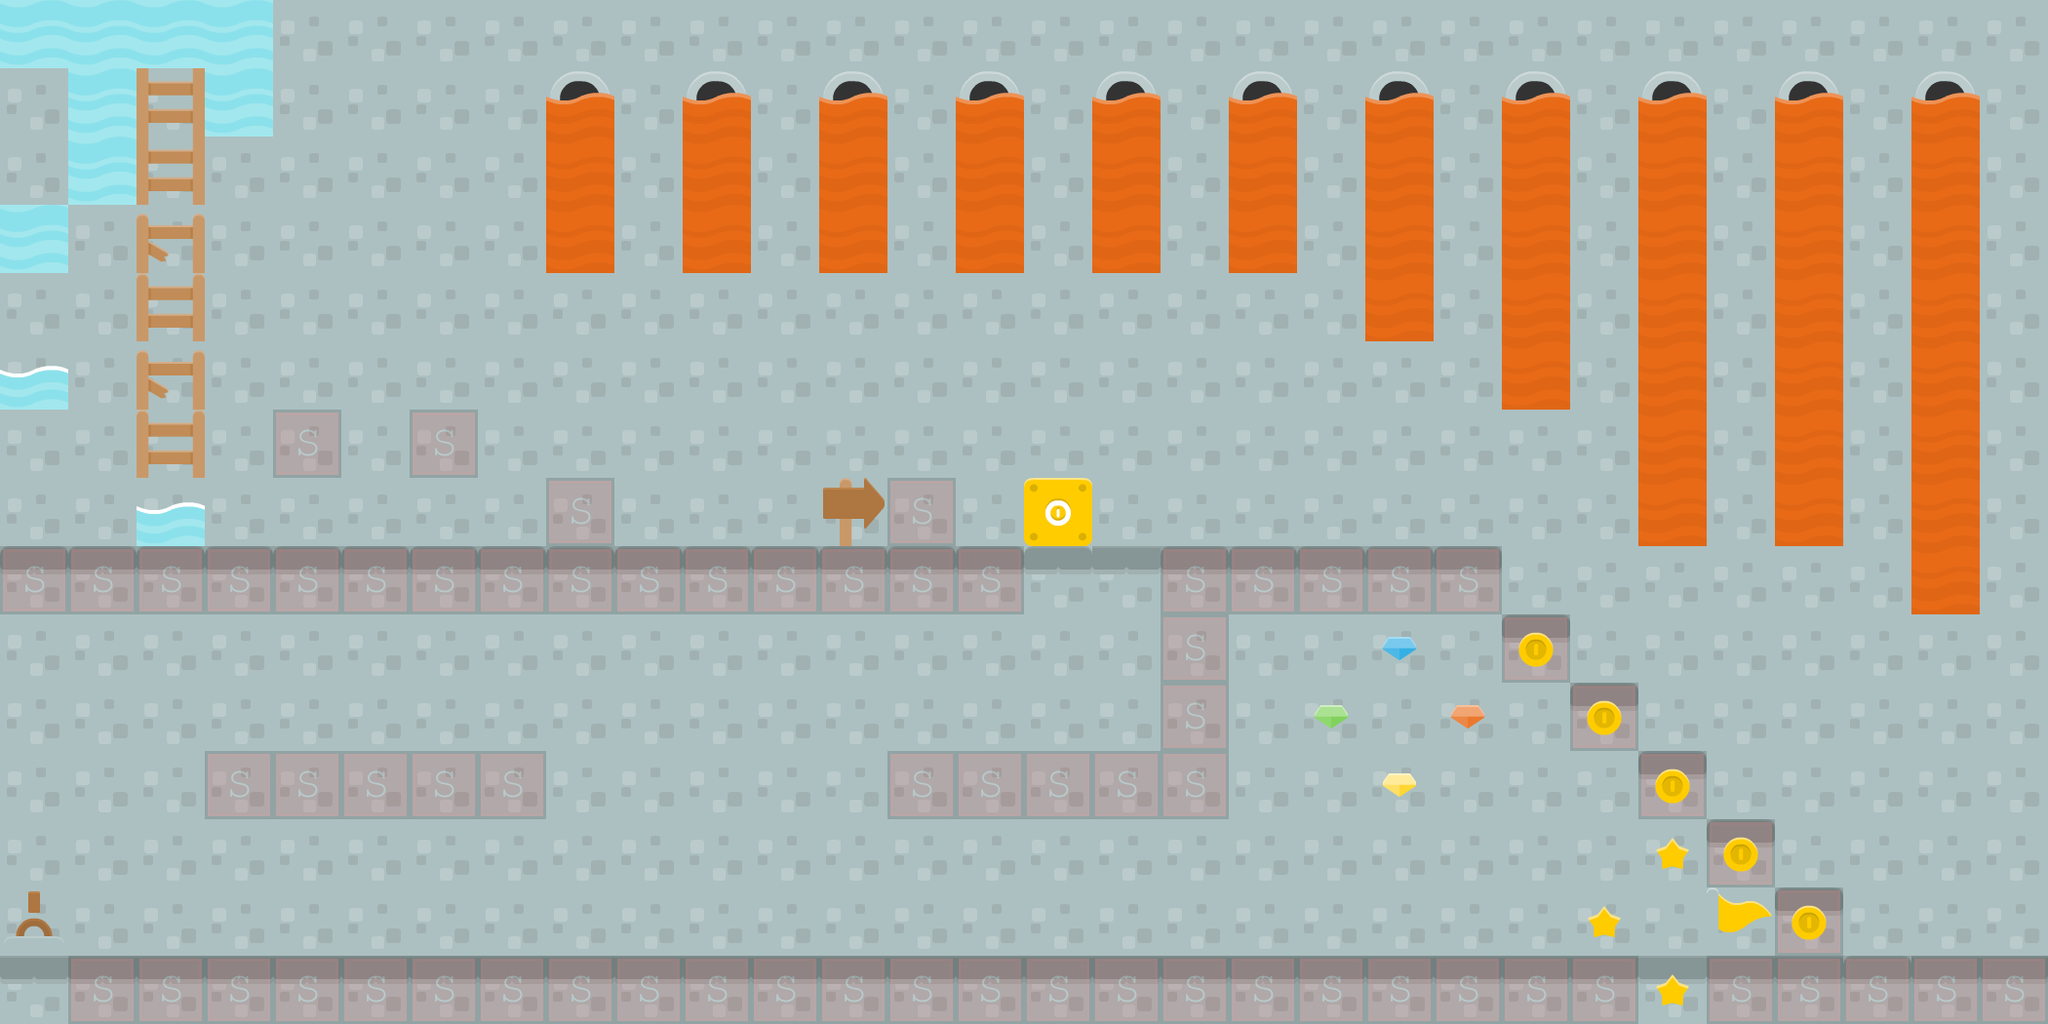

This is a level from a 2D game, rendered from its Tiled map with the project's own tilesets. A one-line summary and the map file follow, with tile-layer data summarised:
An orthogonal 30x15 tile map with 70x70 px tiles, 7 tile layers (backkground, backkground2, collision, backkground3, ...), 3 tilesets and 11 objects (10x BadGuy, Star).

<map version="1.0" orientation="orthogonal" renderorder="right-down" width="30" height="15" tilewidth="70" tileheight="70">
 <tileset firstgid="1" name="background-tiles" tilewidth="70" tileheight="70">
  <image source="../../Mario Files/data/img/background-tiles.png" width="910" height="910" />
 </tileset>
 <tileset firstgid="170" name="meta-tiles" tilewidth="70" tileheight="70">
  <image source="../../Mario Files/data/img/meta-tiles.png" width="350" height="70" />
  <tile id="4">
   <properties>
    <property name="type" value="solid" />
   </properties>
  </tile>
 </tileset>
 <tileset firstgid="175" name="item-spritesheet" tilewidth="70" tileheight="70">
  <image source="../img/item-spritesheet.png" width="560" height="560" />
 </tileset>
 <layer name="backkground" width="30" height="15">
  <data>[450 cells, 450 non-empty, 1 distinct tile ids]</data>
 </layer>
 <layer name="backkground2" width="30" height="15">
  <data>[450 cells, 62 non-empty, 5 distinct tile ids]</data>
 </layer>
 <layer name="collision" width="30" height="15" opacity="0.15">
  <data>[450 cells, 69 non-empty, 1 distinct tile ids]</data>
 </layer>
 <objectgroup name="EnemyEntities">
  <object name="BadGuy" x="210" y="491" width="140" height="68" />
  <object name="BadGuy" x="420" y="351" width="69" height="67" />
  <object name="BadGuy" x="561" y="421" width="68" height="66" />
  <object name="BadGuy" x="699" y="494" width="139" height="62" />
  <object name="BadGuy" x="909" y="421" width="71" height="67" />
  <object name="BadGuy" x="210" y="702" width="346" height="66" />
  <object name="BadGuy" x="144" y="914" width="204" height="64" />
  <object name="BadGuy" x="1328" y="906" width="282" height="70" />
  <object name="BadGuy" x="914" y="712" width="276" height="62" />
  <object name="BadGuy" x="1890" y="910" width="140" height="64" />
 </objectgroup>
 <objectgroup name="CollectableEntities">
  <object name="Star" x="2033" y="700" width="68" height="68" />
 </objectgroup>
 <layer name="backkground3" width="30" height="15">
  <data>[450 cells, 11 non-empty, 1 distinct tile ids]</data>
 </layer>
 <layer name="lava" width="30" height="15">
  <data>[450 cells, 49 non-empty, 2 distinct tile ids]</data>
 </layer>
 <layer name="Sighns" width="30" height="15">
  <data>[450 cells, 14 non-empty, 8 distinct tile ids]</data>
 </layer>
 <layer name="Watter" width="30" height="15">
  <data>[450 cells, 16 non-empty, 5 distinct tile ids]</data>
 </layer>
</map>
